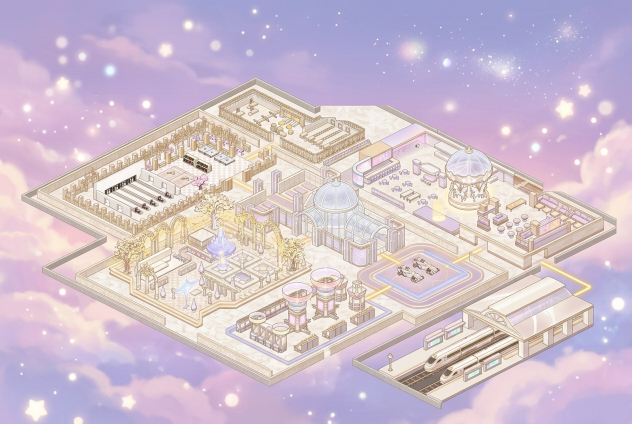
#> input picture assets/masters/otome/map_twilight_wonderland_1794758138220.jpg, 1264 x 848 px (shown at 1/2 size)
$ python build_otome_assets.py
#> lines starting #> are read from the running program, lines starting #| are printed output that depends on the picture
#!/usr/bin/env python3
"""Nextland Female-Oriented (Otome) Asset Pipeline.

Builds normalized Retina WebP runtime assets from high-res master renders:
- bg/map_twilight.webp (1887x1305, exact 1:1 coordinate match with 3773x2609 park map)
- bg/kv_login.webp & bg/story_atrium.webp (720x1290)
- chars/<id>.webp (720x1290 2x stage portraits)
- cards/<id>.webp (276x426 3x upper-body Partner List cards)
- avatars/<id>.webp (192x192 3x close-up face badges)
"""

import os
import sys
from pathlib import Path
import numpy as np
from PIL import Image, ImageFilter

ROOT = Path(__file__).resolve().parent.parent
DEFAULT_ART_DIR = ROOT / "assets" / "masters" / "otome"
OUT_DIR = ROOT / "assets" / "img" / "otome"

MASTERS = {
    "map_twilight": "map_twilight_wonderland_1794758138220.jpg",
    "kv_login": "kv_login_wonderland_1794758240312.jpg",
    "story_atrium": "story_scene_atrium_1794758238236.jpg",
    "heroine": "char_heroine_1794758140710.jpg",
    "hero_male": "char_hero_male_1794758141651.jpg",
    "jiguang": "char_jiguang_1794758181377.jpg",
    "ling": "char_ling_1794758189552.jpg",
    "maguangyao": "char_maguangyao_1794758186096.jpg",
    "linxiao": "char_linxiao_1794758189047.jpg",
    "guxuan": "char_guxuan_1794758144461.jpg",
    "yinsha": "char_yinsha_1794758190552.jpg",
    "wuman": "story_wuman_1794758237728.jpg",
    "xiongjie": "story_xiongjie_1794758237936.jpg",
}

# (center_x, top_y, width) on 768x1376 master; height computed at exact 276:426 ratio
CARD_CROPS = {
    "jiguang": (384, 38, 548),
    "ling": (384, 38, 548),
    "maguangyao": (384, 68, 576),
    "linxiao": (390, 52, 560),
    "guxuan": (384, 50, 588),
    "yinsha": (404, 112, 460),
    "heroine": (378, 48, 560),
    "hero_male": (384, 48, 560),
}

# (center_x, center_y, square_size) on 768x1376 master
AVATAR_CROPS = {
    "heroine": (366, 315, 360),
    "hero_male": (384, 290, 350),
    "jiguang": (380, 285, 360),
    "ling": (376, 325, 370),
    "maguangyao": (388, 345, 370),
    "linxiao": (392, 285, 350),
    "guxuan": (388, 275, 350),
    "yinsha": (396, 250, 240),
    "wuman": (384, 465, 500),
    "xiongjie": (368, 355, 430),
}


def clamp_box(cx: int, cy: int, w: int, h: int, img_w: int, img_h: int):
    x0 = max(0, min(img_w - w, int(round(cx - w / 2))))
    y0 = max(0, min(img_h - h, int(round(cy - h / 2))))
    return (x0, y0, x0 + w, y0 + h)


def build_map(src_path: Path, dst_path: Path):
    """Align 1264x848 isometric wonderland map to exact 1887x1305 (3773/2 x 2609/2)."""
    im = Image.open(src_path).convert("RGB")
    target_w, target_h = 1887, 1305
    scaled_h = 1266  # 1887 * (848 / 1264) = 1265.97
    pad_top = target_h - scaled_h  # 39px sky extension so landmarks match 1:1
    scaled = im.resize((target_w, scaled_h), Image.Resampling.LANCZOS)

    canvas = Image.new("RGB", (target_w, target_h))
    # Mirror-extend top sky strip and softly blur seam for seamless pastel sky
    top_strip = scaled.crop((0, 0, target_w, pad_top + 16)).transpose(Image.Transpose.FLIP_TOP_BOTTOM)
    top_strip = top_strip.filter(ImageFilter.GaussianBlur(radius=6))
    canvas.paste(top_strip.crop((0, 16, target_w, 16 + pad_top)), (0, 0))
    canvas.paste(scaled, (0, pad_top))

    # Feather the 12px transition band around y = pad_top
    arr = np.array(canvas, dtype=np.float32)
    seam_blur = np.array(canvas.filter(ImageFilter.GaussianBlur(radius=4)), dtype=np.float32)
    for dy in range(-8, 9):
        y = pad_top + dy
        alpha = 1.0 - abs(dy) / 9.0
        arr[y] = arr[y] * (1.0 - alpha) + seam_blur[y] * alpha
    out = Image.fromarray(np.clip(arr, 0, 255).astype(np.uint8))
    dst_path.parent.mkdir(parents=True, exist_ok=True)
    out.save(dst_path, "WEBP", quality=85, method=6)


def save_webp(im: Image.Image, dst_path: Path, quality: int = 86):
    dst_path.parent.mkdir(parents=True, exist_ok=True)
    im.save(dst_path, "WEBP", quality=quality, method=6)


def main():
    art_dir = Path(sys.argv[1]) if len(sys.argv) > 1 else DEFAULT_ART_DIR
    for sub in ("bg", "chars", "cards", "avatars"):
        (OUT_DIR / sub).mkdir(parents=True, exist_ok=True)

    # 1. Park Map
    build_map(art_dir / MASTERS["map_twilight"], OUT_DIR / "bg" / "map_twilight.webp")
#> in build_map, im is the input picture: PIL image 1264x848 RGB; mean R, G, B 208, 191.9, 205.8
#> in build_map, `canvas = Image.new("RGB", (target_w, target_h))`: canvas: PIL image 1887x1305 RGB; every value is 0
#> in build_map, `top_strip = scaled.crop((0, 0, target_w, pad_top + 16)).transpose(Imag..`:
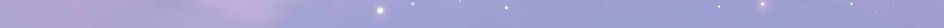
#> top_strip: PIL image 1887x55 RGB (shown at 1/2 size); mean R, G, B 164.4, 161.7, 209.8
#> in build_map, `canvas.paste(top_strip.crop((0, 16, target_w, 16 + pad_top)), (0, 0))`:
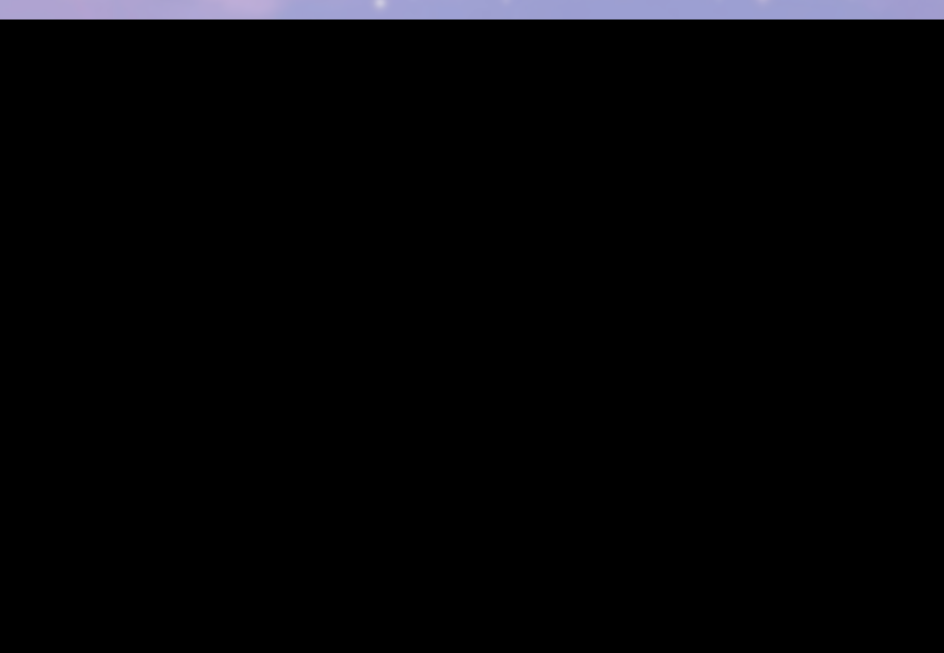
#> canvas: PIL image 1887x1305 RGB (shown at 1/2 size); mean R, G, B 4.9, 4.8, 6.3
#> in build_map, `canvas.paste(scaled, (0, pad_top))`:
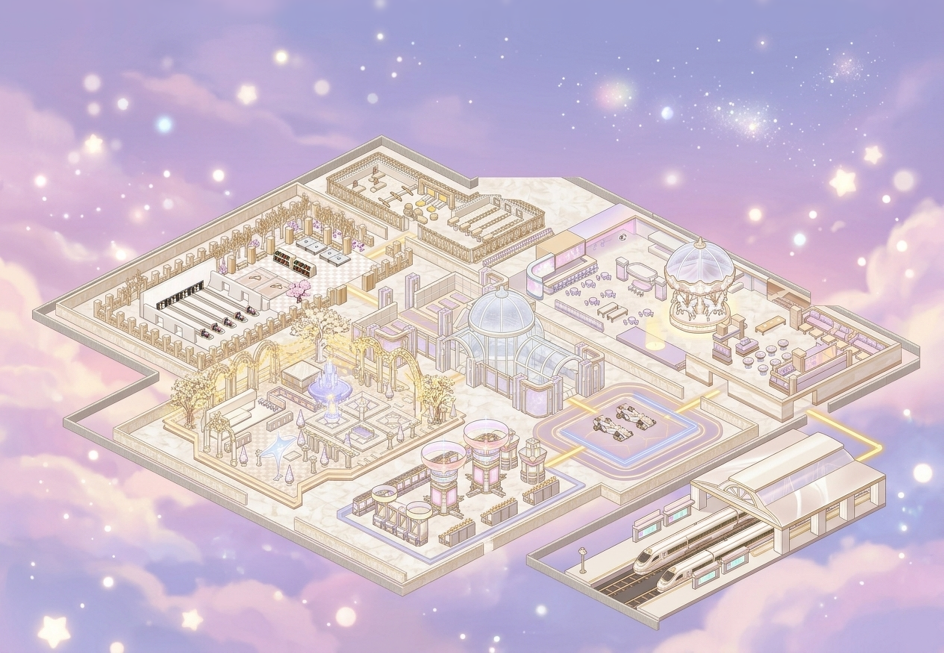
#> canvas: PIL image 1887x1305 RGB (shown at 1/2 size); mean R, G, B 206.6, 191, 206

    # 2. Full-bleed stage scenes (Login KV & Story Atrium)
    for key in ("kv_login", "story_atrium"):
#> (the run stopped early here; a loop or call above may not have finished)
